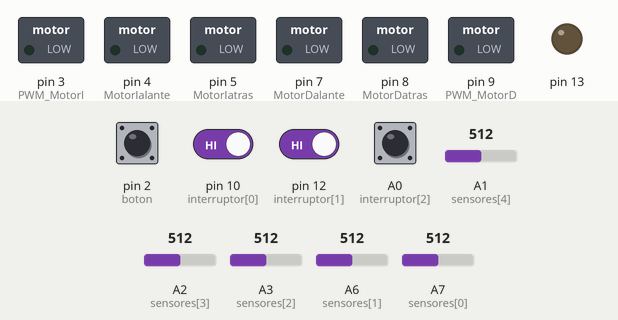
Recording of a sketch running on a simulated Arduino Nano, built with avr-gcc and run on an emulated ATmega328P. Parts: switched loads named in the sketch (green lamp = pin HIGH), output pins drawn as LEDs (lit = HIGH). The test bench sets the inputs (shaded band); at power-on: A0 (interruptor[2]), pin 2 (boton), pin 10 (interruptor[0]), pin 12 (interruptor[1]) HIGH, A1 (sensores[4]) = 512, A2 (sensores[3]) = 512, A3 (sensores[2]) = 512, A6 (sensores[1]) = 512, A7 (sensores[0]) = 512. What the sketch prints to the serial monitor is not drawn.

Above: at 6.2 s.
6.3 s: pin 2 (boton) pulled LOW for 0.15 s
At 6.37 s:
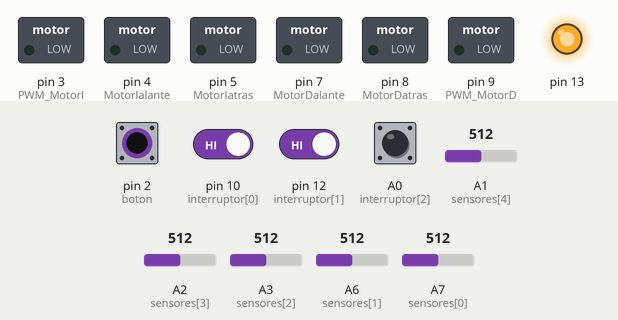
9.4 s: pin 2 (boton) pulled LOW for 1 s
At 11.3 s:
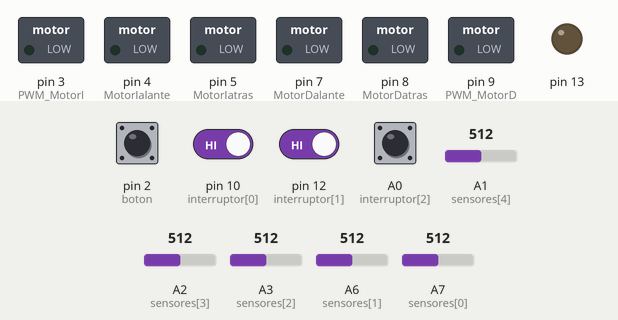
11.9 s: pin 10 (interruptor[0]) driven LOW and pin 12 (interruptor[1]) driven LOW
14.9 s: pin 10 (interruptor[0]) driven HIGH
17.2 s: pin 2 (boton) pulled LOW for 0.15 s
At 18.4 s:
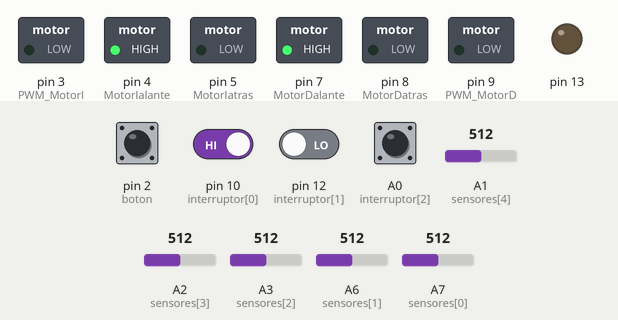
Timing chart, 0 to 19.8 s (numbered marks = the images above; inputs shaded):
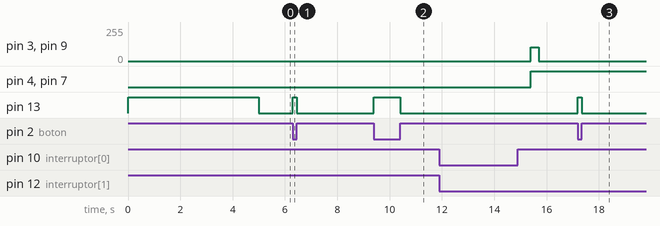

The sketch:

KizaruBot2_v4.ino
```cpp
//#include <PIDfromBT.h>

//Pines de los motores
int MotorIalante = 4;
int MotorIatras = 5;
int MotorDalante = 7;
int MotorDatras = 8;
int PWM_MotorD = 9;
int PWM_MotorI = 3;

int estanbay = 6;

//Pines de los Sensores lellendolos de izquierda a derecha viendo el robot de la bateria a los sensores
int sensores[] = {A7, A6, A3, A2, A1};

//Pines de los interruptores para diferentes modos de velocidad
int boton = 2;
int interruptor[] = {10, 12, A0};

//Arrays de valor de sensores en negro en blanco y el umbral (utilizados en la calibracion)
int negros[] = {0, 0, 0, 0, 0};
int blancos[] = {1023, 1023, 1023, 1023, 1023};
int umbrales[5];
int umbrales_map[5];

// este array es un array intermediario para hacer operaciones
long lectura[5];

//Variables PID
float kp = 0;
float kd = 0;
float ki = 0;
int posicion = 0;
int posicion_anterior = 0;
int proporcional = 0;
int derivada = 0;
int integral = 0;
int correccion = 0;

//Variables varias

int pin[] = {0, 0, 0};
int binario = 1;
int estrategia = 0;

bool calibracion = true;
int umbral_blanco = 0; //mantener a 0 para interpretar los valores en "digital"
int umbral_negro = 0; //se puede abrir el abanico de deteccion aumentando estos numeros siempre en positivo

bool arranque = false;
int i = 0;
long millisAnterior = 0;
long millisInicio = 0;
long millisAnteriorPID = 0;

long cont_parada = 0;

unsigned long sumaSensoresPonderados = 0;
unsigned long sumaSensores = 0;

int lineSensors;
int posicionMax = 500; //posible calcular comprovar valores
int posicionMin = -500; //     ""


int velD = 0;
int velI = 0;
int vel = 0;    //Escala 0 - 100.0%

//PIDfromBT pid_calibrate(&kp, &ki, &kd, &vel, DEBUG);


void setup() {

  TCCR1B = 2;
  TCCR2B = 2;

  pinMode(MotorIalante, OUTPUT);
  pinMode(MotorIatras, OUTPUT);
  pinMode(MotorDalante, OUTPUT);
  pinMode(MotorDatras, OUTPUT);

  for (i = 0; i < 5 ; i++) {
    pinMode(sensores[i], INPUT);
  }

  for (i = 0; i < 3 ; i++) {
    pinMode(interruptor[i], INPUT_PULLUP);
  }

  pinMode(boton, INPUT_PULLUP);

  pinMode(13, OUTPUT);


  digitalWrite(MotorIalante, LOW);
  digitalWrite(MotorIatras, LOW);
  digitalWrite(MotorDalante, LOW);
  digitalWrite(MotorDatras, LOW);
  digitalWrite(estanbay, HIGH);


  Serial.begin(9600);

  ////////////////////////////////////////////////////////////////////////////////////////////////////////////////////////////////////////////////
  ////   realizamos la calibracion inicial obteniendo los minimos y maximos leidos por cada sensor durante 5 seg y calculamos los umbrales    ////
  ////////////////////////////////////////////////////////////////////////////////////////////////////////////////////////////////////////////////


  digitalWrite(13, HIGH);
  millisAnterior = millis();
  do {

    // lectura de los sensores
    for (i = 0; i < 5; i++) {
    }

    // registramos los valores Minimos y maximos en negros y blancos
    for (i = 0; i < 5; i++) {
      lectura[i] = analogRead(sensores[i]);
      if (lectura[i] > negros[i]) {
        negros[i] = lectura[i];
      }
      if (lectura[i] < blancos[i]) {
        blancos[i] = lectura[i];
      }
    }

  } while ((millis() - millisAnterior) <= 5000);

  // Calculamos los umbrales para cada sensor
  for (i = 0; i < 5; i++) {
    umbrales[i] = ((negros[i] + blancos[i]) / 1.5f);
    umbrales_map[i] = map (umbrales[i], blancos[i], negros[i], 0, 255);
  }

  for (i = 0; i < 5; i++) {
    Serial.print(umbrales_map[i]);
    Serial.print("   ");
  }
  Serial.println("   ");
  calibracion = false;
  digitalWrite(13, LOW);

} //fin del setup


void loop() {
  // /*

  ///////////////////////////////////////////////////////////////////
  ////   Comunicacion del bluethooth para calibracion del PID    ////
  ///////////////////////////////////////////////////////////////////

  //pid_calibrate.update();


  //////////////////////////////////////////////////////////////////////////////////////////
  ////  Secuencia de arranque, junto con las configuraciones de velocidad del switch    ////
  //////////////////////////////////////////////////////////////////////////////////////////

  if (digitalRead(boton) == false) {
    digitalWrite(13, HIGH);
    arranque = true;
    millisInicio = millis();
  } else if ((millis() >= (millisInicio + 5000)) && (arranque == true) && (millisInicio > 0)) {

    binario = 1;
    estrategia = 0;
    for (i = 2; i >= 0; i--) {
      pin[i] = !digitalRead(interruptor[i]);
      estrategia = estrategia + (pin[i] * binario);
      binario = binario * 2;
    }

//Serial.println(estrategia);

    switch (estrategia) {

      case 0:
        vel = 300;   //Escala 0 - 100.0%  --  PWM 51
        kp = 6;
        kd = 80;
        break;

      case 1:
        vel = 350;   //Escala 0 - 100.0%  --  PWM 82.85
        kp = 6;
        kd = 80;
        break;

      case 2:
        vel = 400;   //Escala 0 - 100.0%  --  PWM 89.25
        kp = 6;
        kd = 80;
        break;

      case 3:
        vel = 450;   //Escala 0 - 100.0%  --  PWM 95.6
        kp = 6;
        kd = 80;
        break;

      case 4:
        vel = 500;   //Escala 0 - 100.0%  --  PWM 102
        kp = 6;
        kd = 80;
        break;

      case 5:
        vel = 550;   //Escala 0 - 100.0%  --  PWM 108
        kp = 6;
        kd = 80;
        break;

      case 6:
        vel = 600;   //Escala 0 - 100.0%  --  PWM 114.75
        kp = 6;
        kd = 80;
        break;

      case 7:
        vel = 650;   //Escala 0 - 100.0%  --  PWM 121
        kp = 6;
        kd = 80;
        break;

    }

    //////////////////////////////////////////////////////////////////////////
    ////  Calculo del analogico de desplazamiento del array de sensores   ////
    //////////////////////////////////////////////////////////////////////////

    //cada 1 milisegundos lee los sensores y llama a la funcion que ejecuta el calculo para hacerlo de manera periodica

    if (millis() >= millisAnteriorPID + 1) {

      for (i = 0; i < 5; i++) {
        lectura[i] = map ((analogRead(sensores[i])), blancos[i], negros[i], 0, 255);
        if (lectura[i] < umbrales_map[i] - umbral_blanco) {
          lectura[i] = 0;
        } else if (sensores[i] > umbrales_map[i] + umbral_negro) {
          lectura[i] = 255;
        }
      }

      sumaSensoresPonderados = 0;
      sumaSensores = 0;
      for (i = 0; i < 5; i++) {
        sumaSensoresPonderados = sumaSensoresPonderados + ((i + 1) * lectura[i] * 1000L);
        sumaSensores = sumaSensores + lectura[i];
        if (lectura[i] > umbrales_map[i]) {
          lineSensors = lineSensors + 1;
        }
      }

      if (lineSensors > 0) {
        if (lineSensors >= 4) {
          cont_parada++;
        }else{
        cont_parada = 0;
        }
        posicion = ((sumaSensoresPonderados / sumaSensores) - 3000);   //3000 = (5 + 1) * (float)(1000 / 2))
      } else if (posicion > 0) {
        posicion = 2300;
        cont_parada = cont_parada + 1;
      } else {
        posicion = -2300;
        cont_parada = cont_parada + 1;
      }

      posicion = map(posicion, -2500, 2500, posicionMin, posicionMax);
      lineSensors = 0;

      //  Serial.println(posicion);

      //////////////////////////////
      ////    Calculo del PID   ////
      //////////////////////////////

      proporcional = posicion;
      derivada = posicion - posicion_anterior;
      //integral = integral + (posicion / 10);
      //integral= constrain(integral,-500,500);

      correccion = ((kp * proporcional) + (kd * derivada));      // + (ki * integral));

      posicion_anterior = posicion;

      //este map sirve para ajustar la sensivilidad de las constantes del PID. bajando los valores iniciales del map se hace mas sensible.
      correccion = map(correccion, -10000, 10000, -1000, 1000);

      //  Serial.println(correccion);


      /////////////////////////////////////////////////////
      ////   Asignacion de velocidades a los motores   ////
      /////////////////////////////////////////////////////


      //aqui aplicamos la correccion del pid a las velocidades de los motores

      velD = vel - correccion;
      velI = vel + correccion;

      velD = map(velD, -1000, 1000, -255, 255);
      velI = map(velI, -1000, 1000, -255, 255);

      //de tal modo que si la correccion hace que una rueda se ponga a mas de 255, se limita a 255 y a la otra se le aplique la correccion restante
      if (velD > 255) {
        velI = velI - (velD - 255);
        velD = 255;
      }
      if (velI > 255) {
        velD = velD - (velI - 255);
        velI = 255;
      }

      // si pasa mucho tiempo sin leer linea parar
      if (cont_parada > 150) {
        velD = 0;
        velI = 0;
        correccion = 0;
      }

      //limitamos desbordamientos
      velD = constrain(velD, -255, 255);
      velI = constrain(velI, -255, 255);

      //asiganmos valores a la rueda derecha teniendo en cuenta de que si el valor es negativo va hacia atras
      if (velD >= 0) {
        digitalWrite(MotorDalante, HIGH);
        digitalWrite(MotorDatras, LOW);
        analogWrite(PWM_MotorD, velD);
      } else {
        digitalWrite(MotorDalante, LOW);
        digitalWrite(MotorDatras, HIGH);
        analogWrite(PWM_MotorD, abs(velD));
      }

      //asiganmos valores a la rueda izquierda teniendo en cuenta de que si el valor es negativo va hacia atras
      if (velI >= 0) {
        digitalWrite(MotorIalante, HIGH);
        digitalWrite(MotorIatras, LOW);
        analogWrite(PWM_MotorI, velI);
      } else {
        digitalWrite(MotorIalante, LOW);
        digitalWrite(MotorIatras, HIGH);
        analogWrite(PWM_MotorI, abs(velI));
      }
      millisAnteriorPID = millis();
    } // fin de la ejecuccion del codigo cada 1ms


  } else {   //fin de la secuencia de arranque
    digitalWrite(13, LOW);
  }


  ////////////////////////////////////////
  ////    COMPROBACIÓN DE SENSORES    ////
  ////////////////////////////////////////
  // */
   /*
    for (int sensor = 0; sensor < 5; sensor++) {
    Serial.print(analogRead(sensores[sensor]));
    Serial.print("   ");
    }
    Serial.print(digitalRead(boton));
    Serial.print("   ");
    Serial.print(digitalRead(interruptor[0]));
    Serial.print("   ");
    Serial.print(digitalRead(interruptor[1]));
    Serial.print("   ");
    Serial.print(digitalRead(interruptor[2]));
    Serial.print("   ");
    Serial.println(digitalRead(interruptor[3]));

   */


} //fin del loop


/*
  y esto es to...
  esto es to...
  esto es todo amigos
*/
```

Measured:
- after the input at 6.3 s, pin 13: LOW → HIGH at once, → LOW 0.15 s later
- after the input at 9.4 s, pin 3 (PWM_MotorI), pin 9 (PWM_MotorD): stays 0/255 (without the input it goes to 76/255 after 2.1 s); pin 4 (MotorIalante), pin 7 (MotorDalante): stays LOW (without the input it goes to HIGH after 2.1 s); pin 13: LOW → HIGH at once, → LOW 1.0 s later
- after the input at 11.9 s, every drawn part: stays the same
- after the input at 17.2 s, pin 13: LOW → HIGH at once, → LOW 0.15 s later
